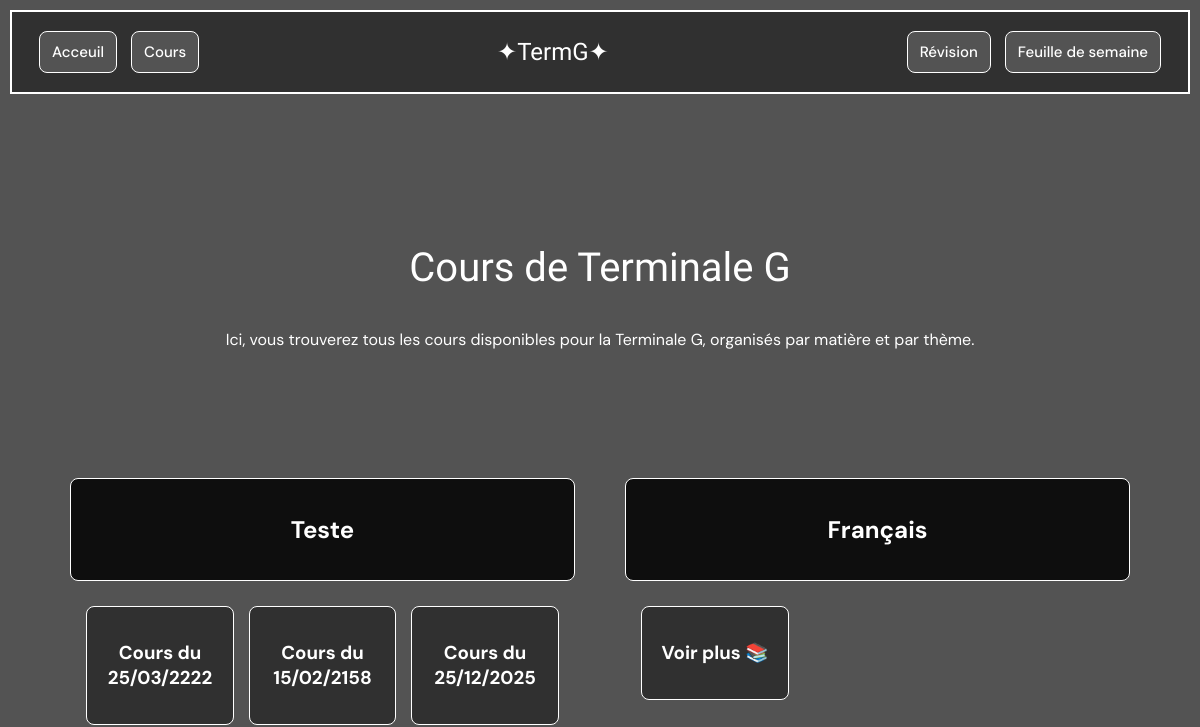
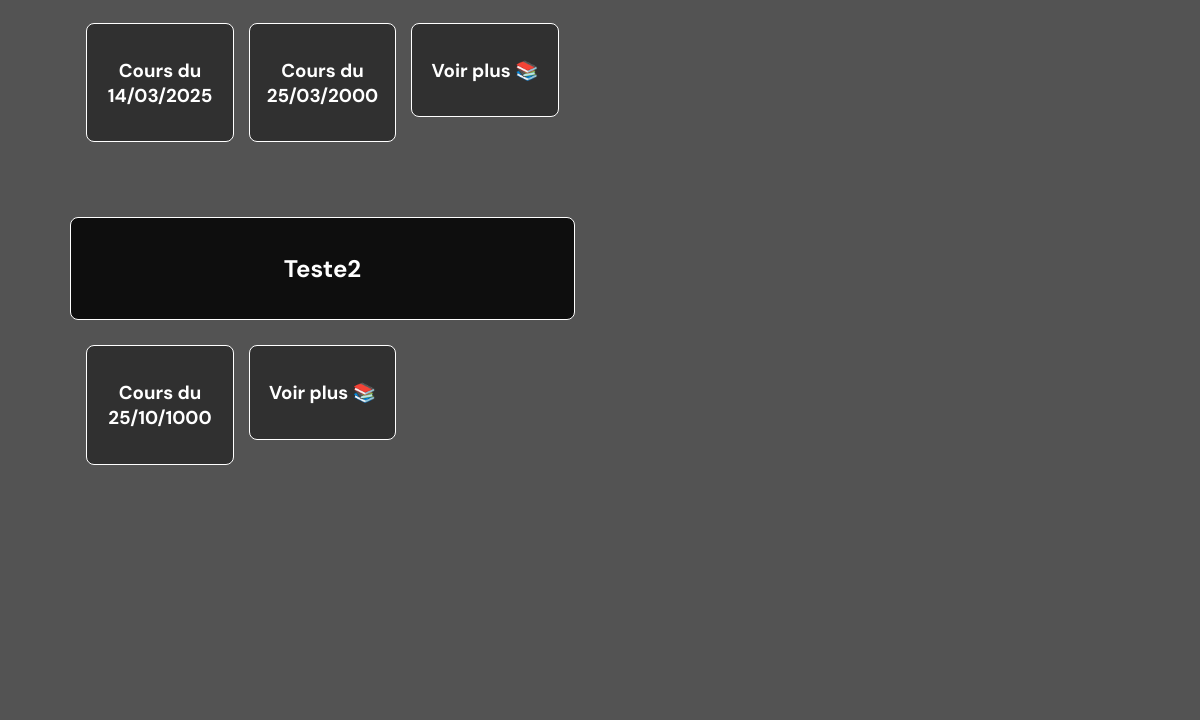
/cours/ (upper part), run on an earlier commit of the app's database (2 pictures, top to bottom).
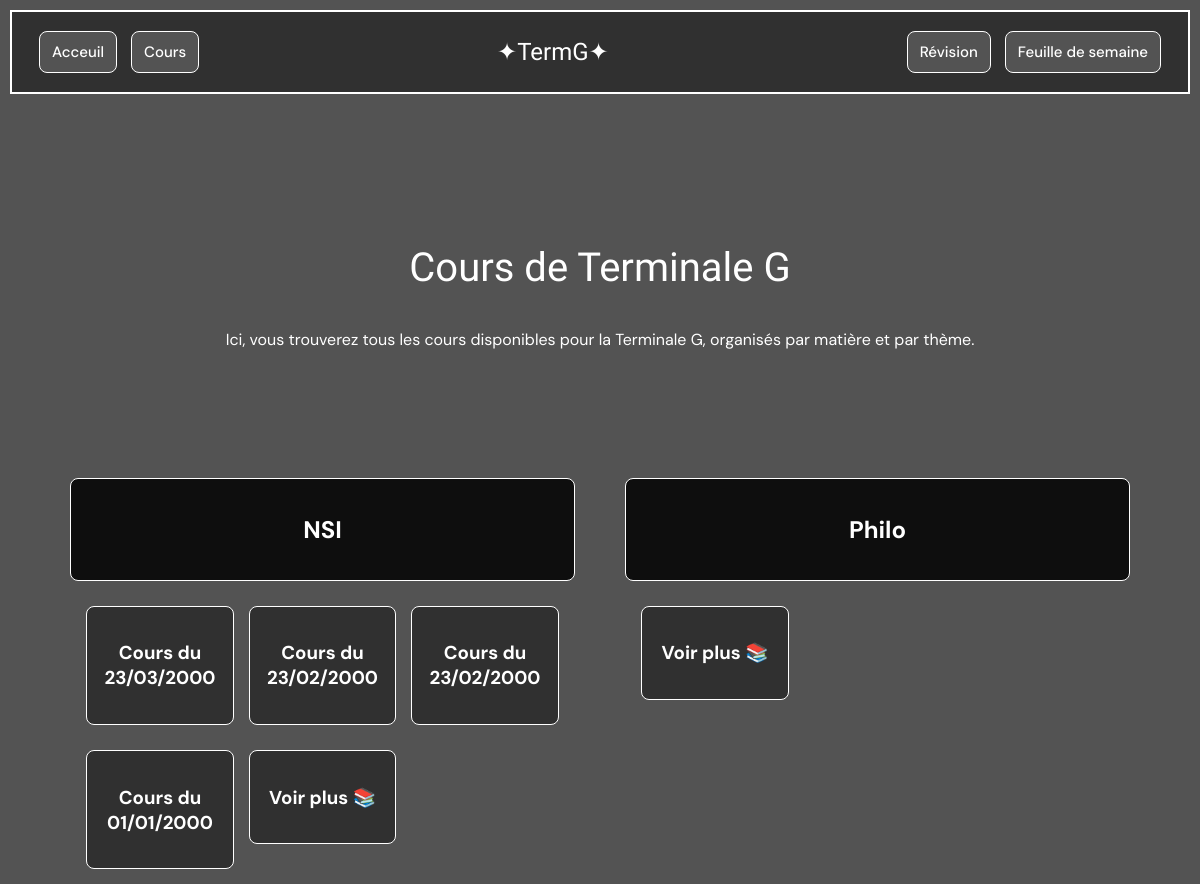
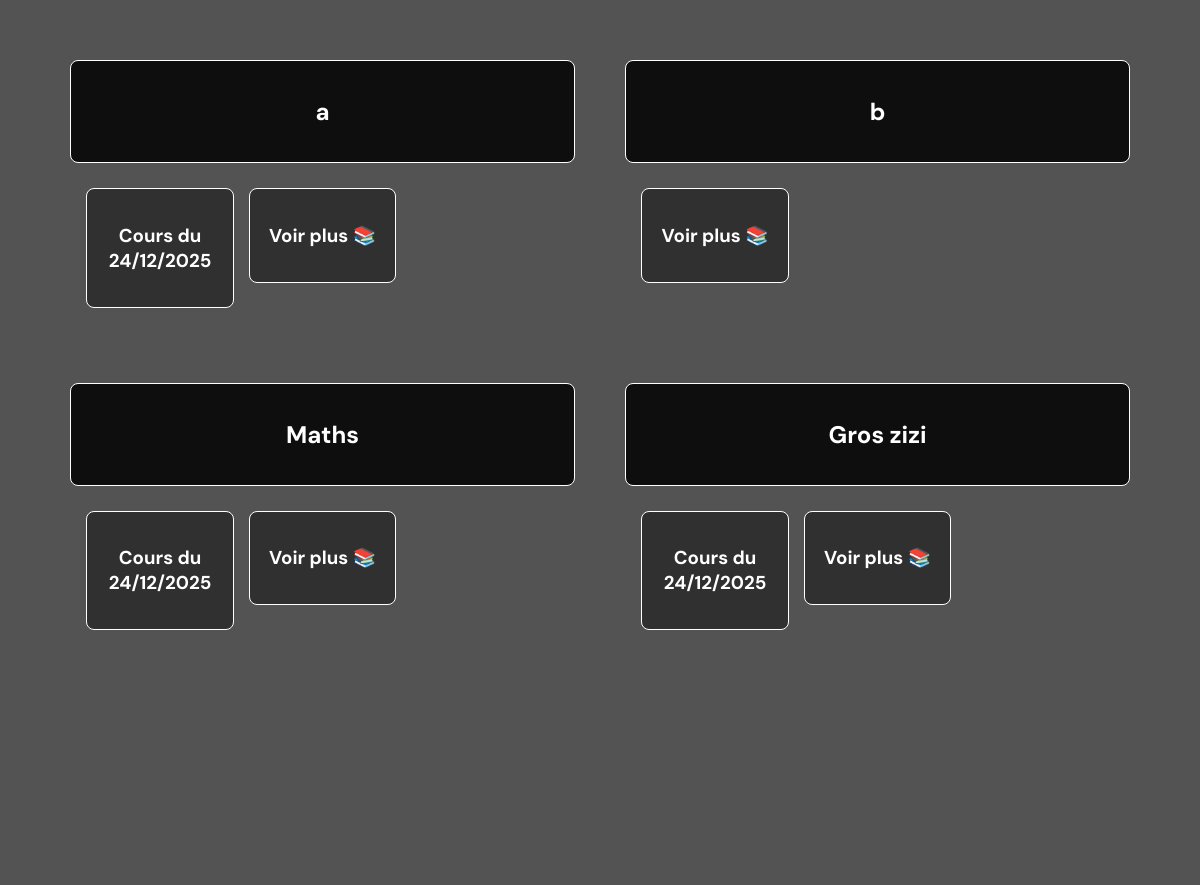
And on a later commit of the database (2 pictures, top to bottom).
### tables this page shows
CREATE TABLE matiere (
    id_matiere INTEGER PRIMARY KEY AUTOINCREMENT,
    nom TEXT NOT NULL UNIQUE
);

CREATE TABLE cours (
    id_cours INTEGER PRIMARY KEY AUTOINCREMENT,
    title TEXT NOT NULL,
    date TEXT NOT NULL,
    contenu TEXT NOT NULL,
    auteur TEXT NOT NULL,
    id_matiere INTEGER NOT NULL,
    FOREIGN KEY (id_matiere) REFERENCES matiere(id_matiere)
        ON DELETE CASCADE
);

### server.py (the view)
@app.route("/cours/", methods=["GET"])
def cours():
    cours = {}
    matieres = get_matieres()
    for matiere in matieres:
        cours[matiere["id_matiere"]] = get_cours_by_matiere(matiere["id_matiere"])
    return render_template("cours/index.html" , matieres=matieres, cours=cours)

### db/cours_service.py (called while the page is built)
def get_cours_by_matiere(id_matiere):
    db = get_db()
    cours = db.execute(
        "SELECT * FROM cours WHERE id_matiere = ? ORDER BY date DESC",
        (id_matiere,)
    ).fetchall()
    db.close()
    return cours

### db/db.py (called while the page is built)
def get_db() -> sqlite3.Connection:
    conn = sqlite3.connect(DB_PATH)
    conn.row_factory = sqlite3.Row
    return conn

### db/matiere_service.py (called while the page is built)
def get_matieres():
    db = get_db()
    matieres = db.execute("SELECT * FROM matiere").fetchall()
    db.close()
    if matieres is None:
        return []
    return matieres

### server.py (called while the page is built)
@app.template_filter('format_date')
def format_date(value, format="%d/%m/%Y"):
    from datetime import datetime
    return datetime.strptime(value, "%Y-%m-%d").strftime(format)

### templates/cours/index.html (shortened to what this page needs)
<!DOCTYPE html>
<html lang="en">
<head>
    <link rel="stylesheet" href="/static/style.css">
</head>
<body>
    <header class="header">
        <nav class="header_links">
            <a href="/" class="header__link">Acceuil</a>
            <a href="/cours/" class="header__link">Cours</a>
        </nav>
        <h1 class="header_title">✦TermG✦</h1>
        <nav class="header_links">
            <a href="/revision/" class="header__link">Révision</a>
            <a href="/static/feuille_de_semaine.pdf" target="_blank" class="header__link">Feuille de semaine</a>
        </nav>
    </header>
    <main>
        <h1  class="home_title">
            Cours de Terminale G
        </h1>
        <p class="home_desc">
            Ici, vous trouverez tous les cours disponibles pour la Terminale G, organisés par matière et par thème.
        </p>
        <section class="cours_list">
            <ul class="cours-matieres_list">
                {% for matiere in matieres %}
                <li class="cours-matiere" id="{{ matiere['id_matiere'] }}">
                    <a class="matiere-link" href="{{ url_for('matiere', id_matiere=matiere['id_matiere']) }}">
                        <h2 class="matiere-name">{{ matiere['nom'] }}</h2>
                    </a>
                    <ul class="matiere-cours">
                    {% for c in cours[matiere['id_matiere']][:5] %}
                        <li class="cours-item">
                            <a class="cours-link" href="{{ url_for('cour', id_cours=c['id_cours']) }}">
                                <h3 class="cours-content">Cours du {{ c['date']|format_date }}</h3>
                            </a>
                        </li>
                    {% endfor %}
                    <li class="cours-item">
                        <a href="{{ url_for('matiere', id_matiere=matiere['id_matiere']) }}" class="cours-link">
                            <h3 class="cours-content">Voir plus 📚</h3>
                        </a>
                    </li>
                    </ul>
                </li>
                {% endfor %}
            </ul>
        </section>
    </main>
</body>
</html>

What changed in the data, as far as the page shows it:
removed cours: date "25/03/2222", shown under matiere "Teste"
removed cours: date "15/02/2158", shown under matiere "Teste"
removed cours: date "25/12/2025", shown under matiere "Teste"
removed cours: date "14/03/2025", shown under matiere "Teste"
removed cours: date "25/03/2000", shown under matiere "Teste"
removed cours: date "25/10/1000", shown under matiere "Teste2"
changed matiere: nom "Teste" → "NSI"
added cours: date "23/03/2000", shown under matiere "NSI"
added cours: date "23/02/2000", shown under matiere "NSI"
added cours: date "23/02/2000", shown under matiere "NSI"
added cours: date "01/01/2000", shown under matiere "NSI"
changed matiere: nom "Français" → "Philo"
added matiere: nom "a"
added cours: date "24/12/2025", shown under "a"
added matiere: nom "b"
changed matiere: nom "Teste2" → "Maths"
added cours: date "24/12/2025", shown under matiere "Maths"
added matiere: nom "Gros zizi"
added cours: date "24/12/2025", shown under "Gros zizi"
